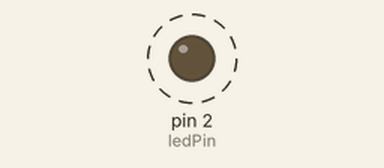
Simulated run of this sketch. Board: Arduino Uno, built with avr-gcc and run on an emulated ATmega328P. Parts: output pins drawn as LEDs (lit = HIGH). Dashed ring = blinking. What the sketch prints to the serial monitor is not drawn.

Above: at 0.5 s.
Timing chart, 0 to 4.6 s (numbered marks = the images above):
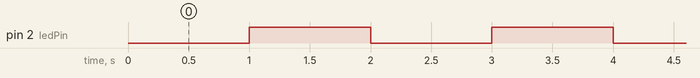

The sketch:

lab02.1_milli.ino
```cpp
const int ledPin=2;
unsigned long previousMillis=0; // 上次状态改变的时间
const long interval=1000; // 间隔1000ms（亮1000ms+灭1000ms）

void setup() {
  Serial.begin(115200);
  pinMode(ledPin, OUTPUT);
}

void loop() {
  unsigned long currentMillis=millis(); // 当前时间
  if (currentMillis-previousMillis>=interval) {
    previousMillis=currentMillis; // 更新上次时间
    digitalWrite(ledPin,!digitalRead(ledPin)); // 翻转LED状态
    Serial.println(digitalRead(ledPin)?"LED ON":"LED OFF");
  }
}
```

Measured:
- by itself, pin 2 (ledPin): alternates HIGH for 1.0 s and LOW for 1.0 s
